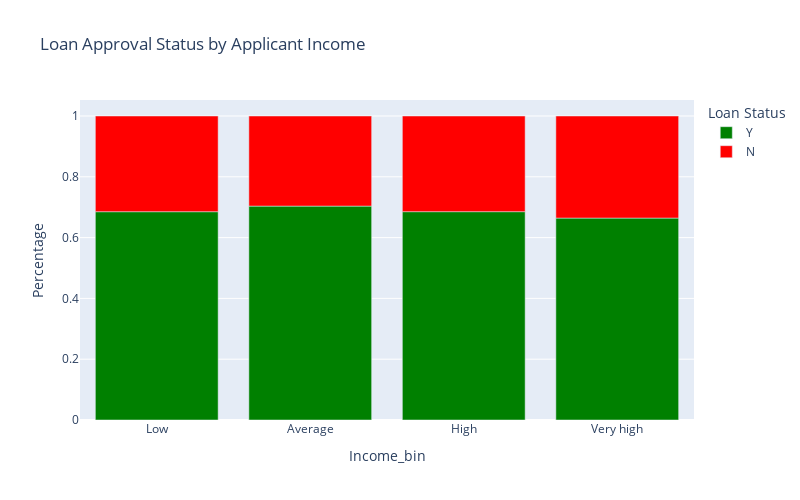

Notebook code for this chart:
### Markdown cell above
* Applicant Income & Coapplicant Income have extreme outliers

### Code cell
bins = [0, 2500, 4000, 6000, 81000]
labels = ['Low', 'Average', 'High', 'Very high']

train['Income_bin'] = pd.cut(train['ApplicantIncome'], bins, labels=labels) #Here we added Income bin to our datadrame using pd.cut, which helps in binning

income_bin_crosstab = pd.crosstab(train['Income_bin'], train['Loan_Status'])

income_bin_normalized = income_bin_crosstab.div(income_bin_crosstab.sum(1).astype(float), axis=0)

fig = px.bar(income_bin_normalized,
             x=income_bin_normalized.index,
             y=['Y', 'N'],
             title='Loan Approval Status by Applicant Income',
             labels={'value': 'Percentage', 'variable': 'Loan Status'},
             category_orders={'Income_bin': labels},
             color_discrete_sequence=['green', 'red'],
             width=800, height=500)
fig.show()

### Figure 1 — Plotly figure (JSON) as saved in the notebook; plotly's stock layout.template omitted (floating-point values rounded to 4 significant figures)
{"data": [{"alignmentgroup": "True", "hovertemplate": "Loan Status=Y<br>Income_bin=%{x}<br>Percentage=%{y}<extra></extra>", "legendgroup": "Y", "marker": {"color": "green", "pattern": {"shape": ""}}, "name": "Y", "offsetgroup": "Y", "orientation": "v", "showlegend": true, "textposition": "auto", "type": "bar", "x": ["Low", "Average", "High", "Very high"], "xaxis": "x", "y": [0.6852, 0.7035, 0.6853, 0.6642], "yaxis": "y"}, {"alignmentgroup": "True", "hovertemplate": "Loan Status=N<br>Income_bin=%{x}<br>Percentage=%{y}<extra></extra>", "legendgroup": "N", "marker": {"color": "red", "pattern": {"shape": ""}}, "name": "N", "offsetgroup": "N", "orientation": "v", "showlegend": true, "textposition": "auto", "type": "bar", "x": ["Low", "Average", "High", "Very high"], "xaxis": "x", "y": [0.3148, 0.2965, 0.3147, 0.3358], "yaxis": "y"}], "layout": {"barmode": "relative", "height": 500, "legend": {"title": {"text": "Loan Status"}, "tracegroupgap": 0}, "title": {"text": "Loan Approval Status by Applicant Income"}, "width": 800, "xaxis": {"anchor": "y", "categoryarray": ["Low", "Average", "High", "Very high"], "categoryorder": "array", "domain": [0, 1], "title": {"text": "Income_bin"}}, "yaxis": {"anchor": "x", "domain": [0, 1], "title": {"text": "Percentage"}}}}
